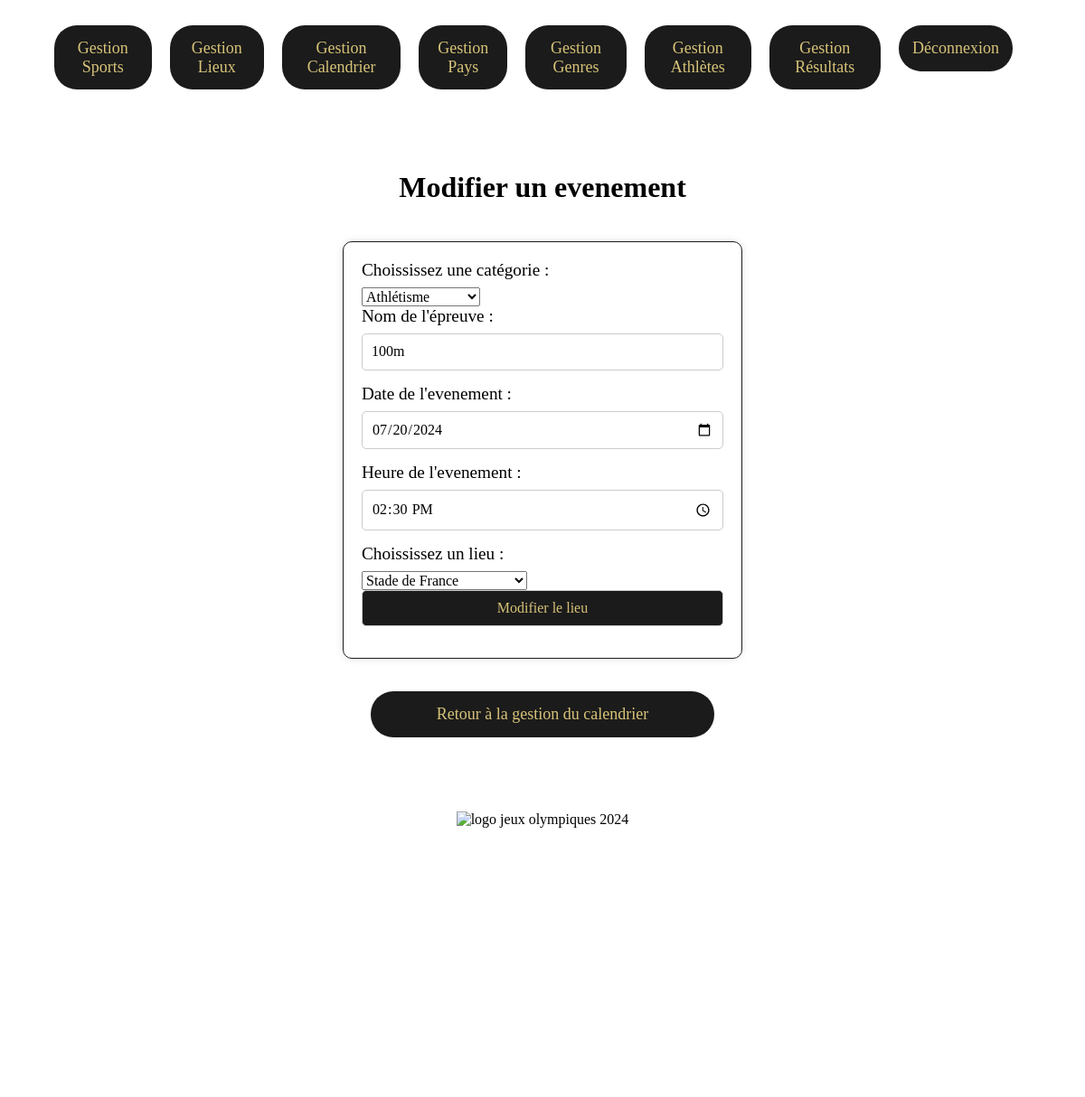
Page /pages/admin/admin-events/modify-event.php?idEvent=1 (signed in) on the committed database.
### tables this page shows
CREATE TABLE EPREUVE (
  PRIMARY KEY (id_epreuve),
  id_epreuve    INT(4) NOT NULL AUTO_INCREMENT,
  nom_epreuve   VARCHAR(255),
  date_epreuve  DATE,
  heure_epreuve TIME,
  id_lieu       INT(4) NOT NULL,
  id_sport      INT(4) NOT NULL
);

CREATE TABLE SPORT (
  PRIMARY KEY (id_sport),
  id_sport  INT(4) NOT NULL AUTO_INCREMENT,
  nom_sport VARCHAR(255)
);

CREATE TABLE LIEU (
  PRIMARY KEY (id_lieu),
  id_lieu      INT(4) NOT NULL AUTO_INCREMENT,
  nom_lieu     VARCHAR(255),
  adresse_lieu VARCHAR(255),
  cp_lieu      VARCHAR(5),
  ville_lieu   VARCHAR(255)
);

### pages/admin/admin-events/modify-event.php (the view, shortened to what this page needs)
<?php
require_once("../../../database/database.php");
$idEvent = filter_input(INPUT_GET, 'idEvent', FILTER_SANITIZE_SPECIAL_CHARS);
try {
    $queryCheck = "SELECT * FROM EPREUVE WHERE id_epreuve = :idEvent";
    $statementCheck = $connexion->prepare($queryCheck);
    $statementCheck->bindParam(":idEvent", $idEvent, PDO::PARAM_STR);
    $statementCheck->execute();
    $eventData = $statementCheck->fetch(PDO::FETCH_ASSOC);
} catch (PDOException $e) {
    $_SESSION['error'] = "Erreur de base de données : " . $e->getMessage();
    header("Location: manage-events.php");
    exit();
}
?>
<!DOCTYPE html>
<html lang="fr">
<head>
    <link rel="stylesheet" href="../../../css/normalize.css">
    <link rel="stylesheet" href="../../../css/styles-computer.css">
    <link rel="stylesheet" href="../../../css/styles-responsive.css">
</head>
<body>
    <header>
        <nav>
            <ul class="menu">
                <li><a href="../admin-sports/manage-sports.php">Gestion Sports</a></li>
                <li><a href="../admin-places/manage-places.php">Gestion Lieux</a></li>
                <li><a href="./manage-events.php">Gestion Calendrier</a></li>
                <li><a href="../admin-countries/manage-countries.php">Gestion Pays</a></li>
                <li><a href="../admin-gender/manage-genders.php">Gestion Genres</a></li>
                <li><a href="../admin-athletes/manage-athletes.php">Gestion Athlètes</a></li>
                <li><a href="../admin-results/manage-results.php">Gestion Résultats</a></li>
                <li><a href="../../logout.php">Déconnexion</a></li>
            </ul>
        </nav>
    </header>
    <main>
        <h1>Modifier un evenement</h1>
        <form action="modify-event.php?idEvent=<?php echo $idEvent ?>" method="post" onsubmit="return confirm('Êtes-vous sûr de vouloir modifier cet evenement?')">
            <label for="categorieEvent">Choississez une catégorie :</label>
            <select name="categories" id="categorieEvent">
                <?php
                try {
                    $queryEvent = "SELECT * FROM SPORT";
                    $statementEvent = $connexion->prepare($queryEvent);
                    $statementEvent->execute();
                    while ($event = $statementEvent->fetch(PDO::FETCH_ASSOC)) {
                        echo '<option value="' . $event['id_sport'] . '"';
                        if ($event['id_sport'] == $eventData['id_sport']) {
                            echo ' selected';
                        }
                        echo '>' . $event['nom_sport'] . '</option>';
                    }
                } catch (PDOException $e) {
                    echo "Error: " . $e->getMessage();
                }
                ?>
            </select>
            <label for="nomEvent">Nom de l'épreuve :</label>
            <input type="text" name="nomEvent" id="nomEvent" value="<?php echo $eventData['nom_epreuve'] ?>" required>
            <label for="dateEvent">Date de l'evenement :</label>
            <input type="date" name="dateEvent" id="dateEvent" value="<?php echo $eventData['date_epreuve'] ?>" required>
            <label for="heureEvent">Heure de l'evenement :</label>
            <input type="time" name="heureEvent" id="heureEvent" value="<?php echo $eventData['heure_epreuve'] ?>" required>
            <label for="lieuEvent">Choississez un lieu :</label>
            <select name="lieux" id="lieuEvent" value="<?php echo $eventData['id_lieu'] ?>">
                <?php
                try {
                    $queryLieu = "SELECT * FROM LIEU";
                    $statementLieu = $connexion->prepare($queryLieu);
                    $statementLieu->execute();
                    while ($lieux = $statementLieu->fetch(PDO::FETCH_ASSOC)) {
                        echo '<option value="' . $lieux['id_lieu'] . '"';
                        if ($lieux['id_lieu'] == $eventData['id_sport']) {
                            echo ' selected';
                        }
                        echo '>' . $lieux['nom_lieu'] . '</option>';
                    }
                } catch (PDOException $e) {
                    echo "Error: " . $e->getMessage();
                }
                ?>
            </select>
            <input type="submit" value="Modifier le lieu">
        </form>
        <p class="paragraph-link">
            <a class="link-home" href="manage-events.php">Retour à la gestion du calendrier</a>
        </p>
    </main>
    <footer>
        <figure>
            <img src="../../../img/logo-jo-2024.png" alt="logo jeux olympiques 2024">
        </figure>
    </footer>
</body>
</html>

### css/styles-computer.css (style rules this page uses)
header { display: flex; justify-content: right; align-items: right; width: 90%; margin: 10px auto; }
.link-home { display: flex; width: 350px; justify-content: center; align-items: center; text-decoration: none; border-radius: 25px; background-color: #1b1b1b; font-size: 18px; color: #d7c378; padding: 15px; transition: color 0.3s ease, background-color 0.3s ease; }
main { display: flex; flex-direction: column; align-items: center; }
form { width: 80%; max-width: 400px; margin: 20px auto; padding: 20px; border: 1px solid #1b1b1b; border-radius: 10px; box-shadow: 0 0 10px rgba(0, 0, 0, 0.1); }
label { display: block; font-size: 1.2em; margin-bottom: 8px; }
input { width: 100%; padding: 10px; margin-bottom: 15px; box-sizing: border-box; border: 1px solid #ccc; border-radius: 5px; }
input[type="submit"] { background-color: #1b1b1b; color: #d7c378; cursor: pointer; transition: background-color 0.3s ease, color 0.3s ease; }
figure { display: flex; height: auto; }
img { width: 100%; height: auto; }
@media screen and (min-width: 1025px) { main { width: 90%; margin: 50px auto; } }
@media screen and (min-width: 1025px) { nav ul { list-style: none; padding: 0; display: flex; font-size: 18px; } }
@media screen and (min-width: 1025px) { nav li { width: auto; margin-right: 20px; } }
@media screen and (min-width: 1025px) { nav a { display: block; text-decoration: none; color: #d7c378; background-color: #1b1b1b; padding: 15px; text-align: center; transition: color 0.3s ease, background-color 0.3s ease; border-radius: 25px; } }
@media screen and (min-width: 1025px) { footer { display: flex; margin: 50px auto; width: 90%; height: 40vh; justify-content: center; } }

### rows in the picture
epreuve: categories "Athlétisme", nomEvent "100m", dateEvent "07/20/2024", heureEvent "14:30:00", lieux "Stade de France"
